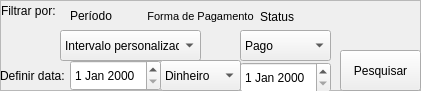
      <widget class="QFrame" name="frame">
       <property name="geometry">
        <rect>
         <x>240</x>
         <y>0</y>
         <width>421</width>
         <height>91</height>
        </rect>
       </property>
       <property name="frameShape">
        <enum>QFrame::StyledPanel</enum>
       </property>
       <property name="frameShadow">
        <enum>QFrame::Raised</enum>
       </property>
       <widget class="QLabel" name="label_11">
        <property name="geometry">
         <rect>
          <x>260</x>
          <y>1</y>
          <width>41</width>
          <height>31</height>
         </rect>
        </property>
        <property name="text">
         <string>Status</string>
        </property>
       </widget>
       <widget class="QLabel" name="label_13">
        <property name="geometry">
         <rect>
          <x>140</x>
          <y>1</y>
          <width>121</width>
          <height>31</height>
         </rect>
        </property>
        <property name="font">
         <font>
          <pointsize>7</pointsize>
         </font>
        </property>
        <property name="text">
         <string>&lt;html&gt;&lt;head/&gt;&lt;body&gt;&lt;p align=&quot;center&quot;&gt;&lt;span style=&quot; font-size:8pt;&quot;&gt;Forma de Pagamento&lt;/span&gt;&lt;/p&gt;&lt;/body&gt;&lt;/html&gt;</string>
        </property>
       </widget>
       <widget class="QPushButton" name="pushButton_29">
        <property name="geometry">
         <rect>
          <x>340</x>
          <y>50</y>
          <width>81</width>
          <height>41</height>
         </rect>
        </property>
        <property name="text">
         <string>Pesquisar</string>
        </property>
       </widget>
       <widget class="QLabel" name="label_129">
        <property name="geometry">
         <rect>
          <x>1</x>
          <y>0</y>
          <width>61</width>
          <height>21</height>
         </rect>
        </property>
        <property name="text">
         <string>Filtrar por:</string>
        </property>
       </widget>
       <widget class="QLabel" name="label_130">
        <property name="geometry">
         <rect>
          <x>0</x>
          <y>60</y>
          <width>71</width>
          <height>31</height>
         </rect>
        </property>
        <property name="text">
         <string>Definir data:</string>
        </property>
       </widget>
       <widget class="QLabel" name="label_3">
        <property name="geometry">
         <rect>
          <x>70</x>
          <y>0</y>
          <width>71</width>
          <height>31</height>
         </rect>
        </property>
        <property name="text">
         <string>Período</string>
        </property>
       </widget>
       <widget class="QComboBox" name="comboBox_20">
        <property name="geometry">
         <rect>
          <x>60</x>
          <y>30</y>
          <width>141</width>
          <height>31</height>
         </rect>
        </property>
        <item>
         <property name="text">
          <string>Intervalo personalizado</string>
         </property>
        </item>
        <item>
         <property name="text">
          <string>ano</string>
         </property>
        </item>
        <item>
         <property name="text">
          <string>semestre</string>
         </property>
        </item>
        <item>
         <property name="text">
          <string>trimestre</string>
         </property>
        </item>
        <item>
         <property name="text">
          <string>mês</string>
         </property>
        </item>
        <item>
         <property name="text">
          <string>semana</string>
         </property>
        </item>
        <item>
         <property name="text">
          <string>dia</string>
         </property>
        </item>
       </widget>
       <widget class="QDateEdit" name="dateEdit_20">
        <property name="geometry">
         <rect>
          <x>240</x>
          <y>62</y>
          <width>91</width>
          <height>31</height>
         </rect>
        </property>
       </widget>
       <widget class="QComboBox" name="comboBox_7">
        <property name="geometry">
         <rect>
          <x>160</x>
          <y>60</y>
          <width>81</width>
          <height>31</height>
         </rect>
        </property>
        <item>
         <property name="text">
          <string>Dinheiro</string>
         </property>
        </item>
        <item>
         <property name="text">
          <string>Pix</string>
         </property>
        </item>
        <item>
         <property name="text">
          <string>Débito</string>
         </property>
        </item>
        <item>
         <property name="text">
          <string>Crédito</string>
         </property>
        </item>
       </widget>
       <widget class="QComboBox" name="comboBox_3">
        <property name="geometry">
         <rect>
          <x>240</x>
          <y>30</y>
          <width>91</width>
          <height>31</height>
         </rect>
        </property>
        <item>
         <property name="text">
          <string>Pago</string>
         </property>
        </item>
        <item>
         <property name="text">
          <string>Estornado</string>
         </property>
        </item>
        <item>
         <property name="text">
          <string>Cancelado</string>
         </property>
        </item>
       </widget>
       <widget class="QDateEdit" name="dateEdit_19">
        <property name="geometry">
         <rect>
          <x>70</x>
          <y>60</y>
          <width>91</width>
          <height>31</height>
         </rect>
        </property>
       </widget>
      </widget>
